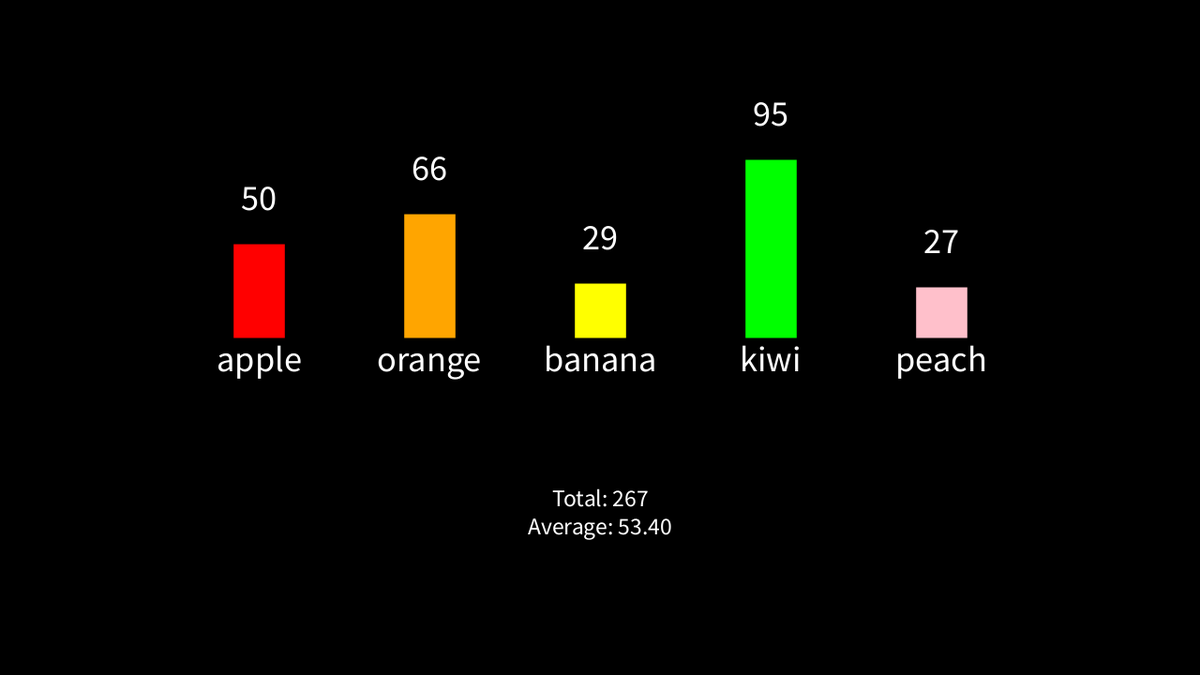
Frame 1 (no input)
Frame 60 (the mouse pressed at the canvas centre just before this capture): identical to frame 1, image omitted
Frame 120 (the mouse held since frame 60 and released just before this capture): identical to frame 1, image omitted

The Processing sketch that drew this single still picture (run headless with seeded random() and noise(); from frame 60 on, the mouse is pressed at the canvas centre):

// Processing sketch: ArrayPractice
// ── ArrayPractice.pde
int[] fruitAmts;
String[] fruitNames = {"apple", "orange", "banana", "kiwi", "peach"};

color[] barColors = {
  color(255, 0, 0),    
  color(255, 165, 0),  
  color(255, 255, 0),  
  color(0, 255, 0),   
  color(255, 192, 203),
};

float barGap;
float barWidth;
float x;

int total = 0;
float average = 0;

void setup() {
  size(1280, 720);
  
  barGap = width / (fruitNames.length + 2); 
  barWidth = barGap * 0.3; 
  x = barGap; 

  float totalGraphWidth = barGap * (fruitNames.length - 1);
  x = (width - totalGraphWidth) / 2;

  fruitAmts = new int[fruitNames.length];

  for (int n = 0; n < fruitAmts.length; n++) {
    if (n == 0) {
      fruitAmts[n] = 50;
    } else {
      fruitAmts[n] = int(random(5, 100));
    }
    total += fruitAmts[n];
  }
  
  average = total / (float)fruitAmts.length;
}

void draw() {
  background(0);

  strokeWeight(barWidth);

  for (int n = 0; n < fruitNames.length; n++) {
    stroke(barColors[n]);
    strokeCap(SQUARE);
    textAlign(CENTER);
    textSize(width * 0.03);
    
    line(x + barGap * n, height * 0.5,
      x + barGap * n, height * 0.5 - 2 * fruitAmts[n]);

    fill(255);
    text(fruitNames[n], x + barGap * n, height * 0.5 + height * 0.05);
    text(fruitAmts[n], x + barGap * n, height * 0.5 - 2 * fruitAmts[n] - height * 0.05);
  }

  fill(255);
  textAlign(CENTER);
  textSize(width * 0.02);
  text("Total: " + total, width/2, height - 180);
  text("Average: " + nf(average, 1, 2), width/2, height - 150);
}
